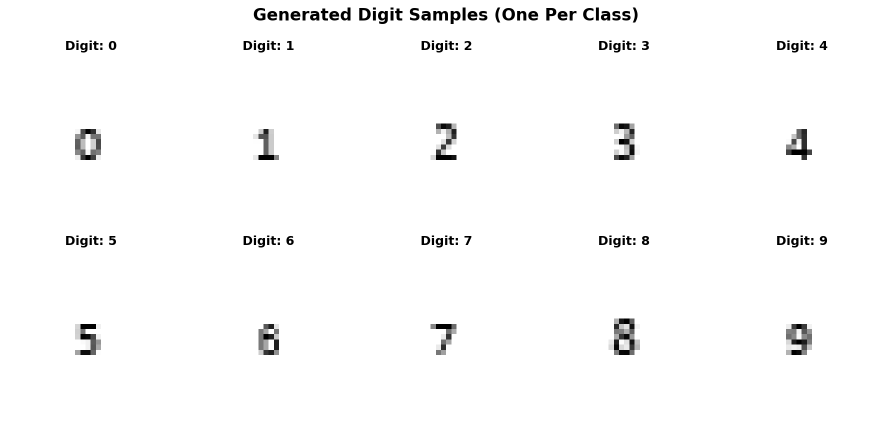
#> input picture experiment/digit_samples.png, 1784 x 850 px (shown at 1/2 size); its folder holds only this picture in this run
$ python -i try_knn_type.py   (imports and definitions only)
#> lines starting #> are read from the running program, lines starting #| are printed output that depends on the picture; after the words box and inside, x2 and y2 are one past the last pixel; in counts of white or black regions, pixels touching at a corner belong together
#!/usr/bin/env python3
"""
generate_features_dataset.py

Генерация синтетических изображений ячеек таблицы и извлечение признаков
для классификации типов содержимого: пустые, слова, числа, один символ.

Признаки:
1. dark_frac — доля чёрных пикселей (плотность содержимого)
2. vert_strokes_count — вертикальные штрихи (цифры имеют больше)
3. horiz_strokes_count — горизонтальные штрихи (таблицы/линии)
4. aspect_ratio — ширина/высота (геометрия содержимого)
5. compactness — заполненность bounding box
6. num_contours — количество контуров (≈ число символов)
7. cc_count — количество связных компонент
8. col_peaks — пики вертикальной проекции (≈ число символов)
9. row_peaks — пики горизонтальной проекции

Requirements:
    pip install numpy opencv-python Pillow pandas matplotlib scipy
"""

import numpy as np
import cv2
from PIL import Image, ImageDraw, ImageFont
import pandas as pd
import matplotlib.pyplot as plt
from scipy.signal import find_peaks
import random
from typing import Tuple, Dict, List
import warnings
# [1 line not run here, left out]

# [41 lines left out: function downsample_then_upsample, not called in this run]


class CellImageGenerator:
    """Генератор синтетических изображений ячеек таблицы."""

    # [168 lines left out: functions __init__, generate_number, generate_word, generate_other, not called in this run]

def calculate_column_intensity(img: np.ndarray, number=1, save_plot=False) -> np.ndarray:
    """
    Calculate average intensity for each column of pixels.
    For text detection, we want high values where there's text content.

    Args:
        img: Grayscale image

    Returns:
        Array of average intensities for each column (normalized 0-1)
    """
    import numpy as np
    import matplotlib.pyplot as plt

    # Convert to float and normalize to 0-1 range
    img_float = img.astype(np.float32) / 255.0

    # convert to 3 np arrays one for top 30% fo rows and one for bottom 30% of rows and one for middle 40% of rows
    h, w = img_float.shape
    top_30 = img_float[:int(h*0.3), :]
    bottom_30=img_float[-int(h*0.3):, :]
    middle_40 = img_float[int(h*0.3):int(h*0.7), :]

    # bottom_30=find_top_character_profile(img_float)


    max_depth = int(h* 0.3)
    fin_character = img_float[0] > 0.5
    for i in range(max_depth):
        row = img_float[i]
        is_finished = row > 0.5


    # Calculate average intensity per column (inverted: dark = high)
    inverted = 1.0 - img_float
    column_intensities = np.mean(inverted, axis=0)
    column_intensities = column_intensities

    # Threshold for visualization
    threshold = 0.1
    content_cols_normal = np.sum(column_intensities < (1.0 - threshold)) # Dark content


    # Compute mean intensity across all columns
    mean_intensity = np.mean(column_intensities) / 2


    # Plot results (only if save_plot is True)
    if save_plot:
        plt.figure(figsize=(12, 8))

        plt.subplot(2, 2, 1)
        plt.imshow(img, cmap='gray')
        plt.title('Original Image')
        plt.axis('off')

        plt.subplot(2, 2, 3)
        plt.plot(column_intensities, label='Column Intensities', color='blue')
        plt.title('Column Intensities (Normal)')
        plt.xlabel('Column')
        plt.ylabel('Average Intensity')

        # Add threshold line
        plt.axhline(y=1.0 - threshold, color='r', linestyle='--', label=f'Threshold {1.0 - threshold}')

        # Add mean line (dark yellow)
        plt.axhline(y=mean_intensity, color='#b58900', linestyle='-', linewidth=2, label=f'Mean = {mean_intensity:.3f}')

        plt.legend()
        plt.tight_layout()

        output_path = f"results/inspec_{number}.png"
        plt.savefig(output_path)
        print(f"Saved visualization to {output_path}")
        plt.close()

    return column_intensities

def aspect_ratio_frequency(img):
    """Частота соотношения сторон."""
    # i need to calcula
    column_intensities = calculate_column_intensity(img)
    threshold = 0.05
    col = np.asarray(column_intensities).astype(float).ravel()
    n = col.size
    if n == 0:
        return None

     # Normalize to [0,1] if values appear to be in a larger scale (e.g., 0..255)
    if col.max() > 1.0:
        col = col / float(col.max())
    states = col > threshold

    # calculate amount of false in states
    false_count = np.sum(states == False)
    true_count = np.sum(states == True)
    # print(f"False count: {false_count}, True count: {true_count}")

    ratio = false_count / img.shape[1]
    run_start = 0
    in_character = False
    peaks = []
    #calculate the lenth horizontally of each peak and divide by the peaks count
    for i in range(len(states)):
        if states[i] == True:
            if not in_character:
                run_start = i
                in_character = True
        else:
            if in_character:
                run_end = i
                run_width = run_end - run_start
                if run_width >= 2:
                    peaks.append((run_end- run_start + 2))
                    # print(f"run_width: {run_width}")

                in_character = False
    amount_of_peaks = len(peaks)
    if amount_of_peaks > 0:
        average_peak_width = sum(peaks) / amount_of_peaks
    else:
        average_peak_width = 0


    # return average_peak_width as between 0 and 1
    average_peak_width = average_peak_width / img.shape[1]
    return ratio, average_peak_width


class FeatureExtractor:
    """Извлечение признаков из изображения ячейки."""

    @staticmethod
    def extract_features(img: np.ndarray) -> Dict[str, float]:
        """
        Извлечь все признаки из изображения.

        Args:
            img: Нормализованное изображение [0, 1]

        Returns:
            Словарь с признаками
        """
        # Конвертация в uint8 для OpenCV
        img_uint8 = (img * 255).astype(np.uint8)

        # Инвертируем для работы (чёрный текст на белом -> белый текст на чёрном)
        img_inv = 255 - img_uint8

        # 1. dark_frac — доля чёрных пикселей
        dark_frac = np.sum(img < 0.5) / img.size

        # 2 & 3. Вертикальные и горизонтальные штрихи
        vert_strokes = FeatureExtractor._count_vertical_strokes(img_uint8)
        horiz_strokes = FeatureExtractor._count_horizontal_strokes(img_uint8)

        # 4. Aspect ratio
        aspect_ratio = FeatureExtractor._calculate_aspect_ratio(img_inv)

        # 5. Compactness
        compactness = FeatureExtractor._calculate_compactness(img_inv)

        # 6. Number of contours
        num_contours = FeatureExtractor._count_contours(img_uint8)

        # 7. Connected components count
        cc_count = FeatureExtractor._count_connected_components(img_inv)

        # 8 & 9. Projection peaks
        col_peaks = FeatureExtractor._count_column_peaks(img_uint8)
        row_peaks = FeatureExtractor._count_row_peaks(img_uint8)

        col_profile = FeatureExtractor._column_profile(img_uint8)
        vertical_intensity_variance = FeatureExtractor._vertical_intensity_variance(img_uint8)
        gap_depth_index = FeatureExtractor._gap_depth_index(img_uint8)
        intensity_fluctuation_ratio = FeatureExtractor._intensity_fluctuation_ratio(img_uint8)
        column_intensity_entropy=FeatureExtractor._column_intensity_entropy(img_uint8)

        # aspect_ratio_frequency(img_uint8)
        frequency_white, average_peak_width = aspect_ratio_frequency(img_uint8)


        return {
            'dark_frac': dark_frac,
            'vert_strokes_count': vert_strokes,
            'horiz_strokes_count': horiz_strokes,
            'aspect_ratio': aspect_ratio,
            'compactness': compactness,
            'num_contours': num_contours,
            'cc_count': cc_count,
            'col_peaks': col_peaks,
            'row_peaks': row_peaks,
            'vertical_intensity_variance': vertical_intensity_variance,
            'gap_depth_index': gap_depth_index,
            "intensity_fluctuation_ratio": intensity_fluctuation_ratio,
            "column_intensity_entropy": column_intensity_entropy,
            "frequency_white": frequency_white,
            "average_peak_width": average_peak_width,


        }

    @staticmethod
    def _count_vertical_strokes(img: np.ndarray) -> int:
        """Подсчёт вертикальных штрихов через морфологию."""
        # Вертикальное ядро
        kernel = cv2.getStructuringElement(cv2.MORPH_RECT, (1, 5))
        vertical = cv2.morphologyEx(img, cv2.MORPH_OPEN, kernel, iterations=1)

        # Бинаризация
        _, binary = cv2.threshold(vertical, 127, 255, cv2.THRESH_BINARY)

        # Подсчёт связных компонент
        num_labels, _ = cv2.connectedComponents(binary)
        return max(0, num_labels - 1)  # -1 для фона

    @staticmethod
    def _count_horizontal_strokes(img: np.ndarray) -> int:
        """Подсчёт горизонтальных штрихов через морфологию."""
        # Горизонтальное ядро
        kernel = cv2.getStructuringElement(cv2.MORPH_RECT, (5, 1))
        horizontal = cv2.morphologyEx(img, cv2.MORPH_OPEN, kernel, iterations=1)

        # Бинаризация
        _, binary = cv2.threshold(horizontal, 127, 255, cv2.THRESH_BINARY)

        # Подсчёт связных компонент
        num_labels, _ = cv2.connectedComponents(binary)
        return max(0, num_labels - 1)

    @staticmethod
    def _calculate_aspect_ratio(img: np.ndarray) -> float:
        """Вычисление соотношения сторон содержимого."""
        # Найти bounding box содержимого
        coords = cv2.findNonZero(img)
        if coords is None or len(coords) < 2:
            return 1.0

        x, y, w, h = cv2.boundingRect(coords)
        if h == 0:
            return 1.0
        # return value between 0 and 1
        aspect_ratio = w / h
        aspect_ratio = aspect_ratio / np.max([w, h])
        return aspect_ratio

    @staticmethod
    def _calculate_compactness(img: np.ndarray) -> float:
        """Компактность: отношение площади содержимого к площади bounding box."""
        coords = cv2.findNonZero(img)
        if coords is None or len(coords) < 2:
            return 0.0

        x, y, w, h = cv2.boundingRect(coords)
        bbox_area = w * h
        if bbox_area == 0:
            return 0.0

        content_area = np.sum(img > 0)
        return content_area / bbox_area

    @staticmethod
    def _count_contours(img: np.ndarray) -> int:
        """Подсчёт контуров."""
        _, binary = cv2.threshold(img, 127, 255, cv2.THRESH_BINARY)
        contours, _ = cv2.findContours(binary, cv2.RETR_EXTERNAL, cv2.CHAIN_APPROX_SIMPLE)
        # Фильтруем мелкие контуры (шум)
        significant_contours = [c for c in contours if cv2.contourArea(c) > 5]
        return len(significant_contours)

    @staticmethod
    def _count_connected_components(img: np.ndarray) -> int:
        """Подсчёт связных компонент."""
        _, binary = cv2.threshold(img, 127, 255, cv2.THRESH_BINARY)
        num_labels, _ = cv2.connectedComponents(binary)
        return max(0, num_labels - 1)  # -1 для фона

    @staticmethod
    def _count_column_peaks(img: np.ndarray) -> int:
        """Подсчёт пиков в вертикальной проекции (столбцы)."""
        # Вертикальная проекция (сумма по столбцам)
        projection = np.sum(img, axis=0)

        if np.max(projection) < 10:  # Слишком мало содержимого
            return 0

        # Нормализация
        if np.max(projection) > 0:
            projection = projection / np.max(projection)

        # Поиск пиков
        peaks, _ = find_peaks(projection, height=0.2, distance=3)
        return len(peaks)

    @staticmethod
    def _count_row_peaks(img: np.ndarray) -> int:
        """Подсчёт пиков в горизонтальной проекции (строки)."""
        # Горизонтальная проекция (сумма по строкам)
        projection = np.sum(img, axis=1)

        if np.max(projection) < 10:
            return 0

        # Нормализация
        if np.max(projection) > 0:
            projection = projection / np.max(projection)

        # Поиск пиков
        peaks, _ = find_peaks(projection, height=0.2, distance=2)
        return len(peaks)

    @staticmethod
    def _column_profile(img: np.ndarray) -> np.ndarray:
        """
        Compute inverted column intensity profile:
         - convert to grayscale float [0,1]
         - invert so that ink/dark -> larger values (1.0 = darkest)
         - return 1D array of length = image width
        """
        gray = img
        # column mean (white ~1.0) -> invert to make ink high
        col_mean = gray.mean(axis=0)
        col_profile = 1.0 - col_mean
        # small numerical stabilizer
        return col_profile.astype(np.float32)

    @staticmethod
    def _vertical_intensity_variance(img: np.ndarray) -> float:
        """
        Vertical intensity variance:
        variance of the column profile (higher -> more variability between columns).
        Возвращает float (ненормализованное значение дисперсии, >=0).
        """
        col = FeatureExtractor._column_profile(img)
        if col.size == 0:
            return 0.0
        return float(np.var(col))

    @staticmethod
    def _gap_depth_index(img: np.ndarray) -> float:
        """
        Gap Depth Index:
        Средняя глубина провалов (valleys) между соседними пиками столбцовой проекции,
        нормализованная по полному динамическому диапазону профиля.
        Алгоритм:
          - находим локальные пики и локальные минимумы (сравнение с соседями)
          - для каждой впадины между двумя ближайшими пиками считаем depth = min(peak_left, peak_right) - valley
          - возвращаем среднюю depth, нормализованную на (max-min) диапазон
        Если пиков/впадин мало, используется fallback = (global_max - global_min)
        Возвращаем 0..1 (0 = нет провалов, 1 = максимально глубокие провалы).
        """
        col = FeatureExtractor._column_profile(img)
        n = col.size
        if n < 3:
            return 0.0

        # normalize to 0..1 for robust numeric behavior
        minv = float(col.min())
        maxv = float(col.max())
        rng = maxv - minv
        if rng <= 1e-8:
            return 0.0
        norm = (col - minv) / rng

        # local maxima/minima detection (strict)
        left = norm[:-2]
        center = norm[1:-1]
        right = norm[2:]
        maxima_idx = np.where((center > left) & (center >= right))[0] + 1
        minima_idx = np.where((center < left) & (center <= right))[0] + 1

        # If there are not at least two peaks, fallback to global contrast
        if maxima_idx.size < 2 or minima_idx.size == 0:
            # fallback: normalized global peak-to-valley
            return float(1.0 if rng > 0 else 0.0) * float((maxv - minv) / (maxv + 1e-9))

        # For each valley, find nearest peaks to left and right (if exist) and compute depth
        depths = []
        for valley in minima_idx:
            left_peaks = maxima_idx[maxima_idx < valley]
            right_peaks = maxima_idx[maxima_idx > valley]
            if left_peaks.size == 0 or right_peaks.size == 0:
                continue
            left_peak = left_peaks[-1]
            right_peak = right_peaks[0]
            peak_height = min(norm[left_peak], norm[right_peak])
            valley_val = norm[valley]
            depth = peak_height - valley_val
            if depth > 0:
                depths.append(depth)

        if len(depths) == 0:
            # fallback to difference between neighbor peaks and global min
            return float((norm.max() - norm.min()))

        # average and clamp to [0,1]
        avg_depth = float(np.mean(depths))
        return float(np.clip(avg_depth, 0.0, 1.0))

    @staticmethod
    def _intensity_fluctuation_ratio(img: np.ndarray) -> float:
        """
        Intensity fluctuation ratio:
        Средняя абсолютная разница между смежными столбцами, нормализованная на среднюю интенсивность.
        Формула: mean(|diffs|) / (mean(col_profile) + eps)
        Чем выше — тем более "рваный" профиль (частые резкие перепады).
        Возвращает неотрицательное float.
        """
        col = FeatureExtractor._column_profile(img)
        if col.size < 2:
            return 0.0
        diffs = np.abs(np.diff(col))
        mean_abs_diff = float(diffs.mean())
        mean_col = float(np.abs(col).mean())
        eps = 1e-9
        ratio = mean_abs_diff / (mean_col + eps)
        return float(ratio)

    @staticmethod
    def _column_intensity_entropy(img: np.ndarray, bins: int = 32) -> float:
        """
        Column intensity entropy:
        Энтропия распределения значений столцового профиля.
        Рассчитывается как Shannon entropy на гистограмме column_profile (bins bins).
        Нормализуется делением на log2(bins) для значений в диапазоне [0,1].
        """
        col = FeatureExtractor._column_profile(img)
        if col.size == 0:
            return 0.0
        # histogram on [0,1]
        counts, _ = np.histogram(col, bins=bins, range=(0.0, 1.0))
        total = counts.sum()
        if total == 0:
            return 0.0
        p = counts.astype(np.float64) / float(total)
        p_nonzero = p[p > 0.0]
        entropy = -float(np.sum(p_nonzero * np.log2(p_nonzero)))
        # normalize to [0,1] by dividing by log2(bins)
        max_ent = np.log2(bins)
        if max_ent <= 0:
            return 0.0
        return float(entropy / max_ent)


# [352 lines left out: functions generate_dataset, visualize_samples, visualize_feature_distributions, visualize_feature_pairs, print_feature_statistics, explain_features and 1 more, not called in this run]


# [2 lines not run here, left out]

>>> import cv2
>>> picture = cv2.imread('../experiment/digit_samples.png', cv2.IMREAD_GRAYSCALE)
#> picture is the input picture: shape (850, 1784); min 0, max 255, mean 250
>>> result = FeatureExtractor().extract_features(picture)
#> in extract_features, `img_uint8 = (img * 255).astype(np.uint8)`:
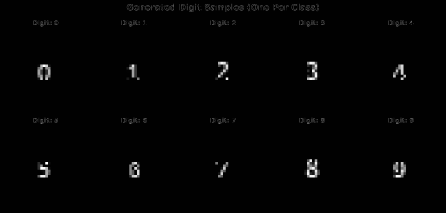
#> img_uint8: shape (850, 1784) (shown at 1/4 size); min 0, max 255, mean 3.5
#> in extract_features, `img_inv = 255 - img_uint8`:
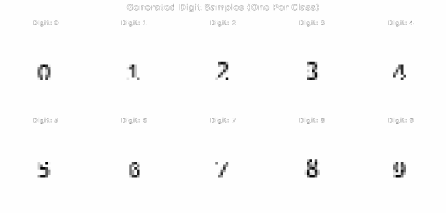
#> img_inv: shape (850, 1784) (shown at 1/4 size); min 0, max 255, mean 251.5
#> in extract_features, `dark_frac = np.sum(img < 0.5) / img.size`: dark_frac = 0.00976
#> in _count_vertical_strokes, `_, binary = cv2.threshold(vertical, 127, 255, cv2.THRESH_BINARY)`:
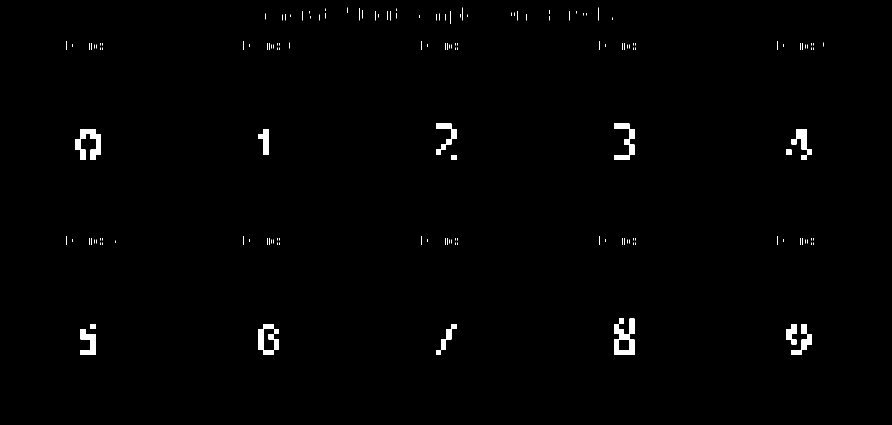
#> binary: shape (850, 1784) (shown at 1/2 size); 0.86% white; 156 white regions (138 under 20 px), largest, box (x1, y1, x2, y2) and area: (1228, 637, 1269, 710) 1781, (150, 258, 202, 320) 1612, (517, 648, 558, 710) 1271
#> in _count_vertical_strokes, `num_labels, _ = cv2.connectedComponents(binary)`: num_labels = 157
#> in extract_features, `vert_strokes = FeatureExtractor._count_vertical_strokes(img_uint8)`: vert_strokes = 156
#> in _count_horizontal_strokes, `_, binary = cv2.threshold(horizontal, 127, 255, cv2.THRESH_BINARY)`:
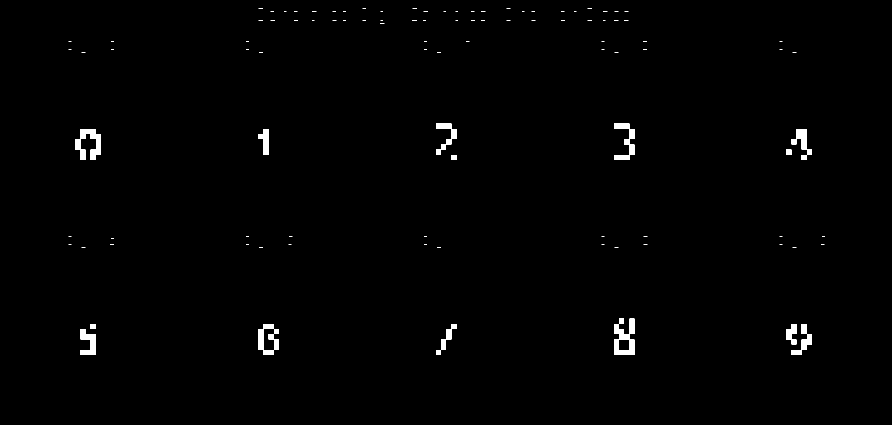
#> binary: shape (850, 1784) (shown at 1/2 size); 0.81% white; 102 white regions (88 under 20 px), largest, box (x1, y1, x2, y2) and area: (1228, 637, 1269, 710) 1781, (150, 258, 202, 320) 1612, (517, 648, 558, 710) 1271
#> in _count_horizontal_strokes, `num_labels, _ = cv2.connectedComponents(binary)`: num_labels = 103
#> in extract_features, `horiz_strokes = FeatureExtractor._count_horizontal_strokes(img_uint8)`: horiz_strokes = 102
#> in _calculate_aspect_ratio, `coords = cv2.findNonZero(img)`: coords = contour of 1515912 points, box (x1, y1, x2, y2) (0, 0, 1784, 850), area 0
#> in _calculate_aspect_ratio, `x, y, w, h = cv2.boundingRect(coords)`: x = 0; w = 1784; h = 850
#> in _calculate_aspect_ratio, `aspect_ratio = w / h`: aspect_ratio = 2.1
#> in _calculate_aspect_ratio, `aspect_ratio = aspect_ratio / np.max([w, h])`: aspect_ratio = 0.00118
#> in _calculate_compactness, `x, y, w, h = cv2.boundingRect(coords)`: x = 0; w = 1784; h = 850
#> in _calculate_compactness, `bbox_area = w * h`: bbox_area = 1516400
#> in _calculate_compactness, `content_area = np.sum(img > 0)`: content_area = 1515912
#> in extract_features, `compactness = FeatureExtractor._calculate_compactness(img_inv)`: compactness = 1
#> in _count_contours, `_, binary = cv2.threshold(img, 127, 255, cv2.THRESH_BINARY)`:
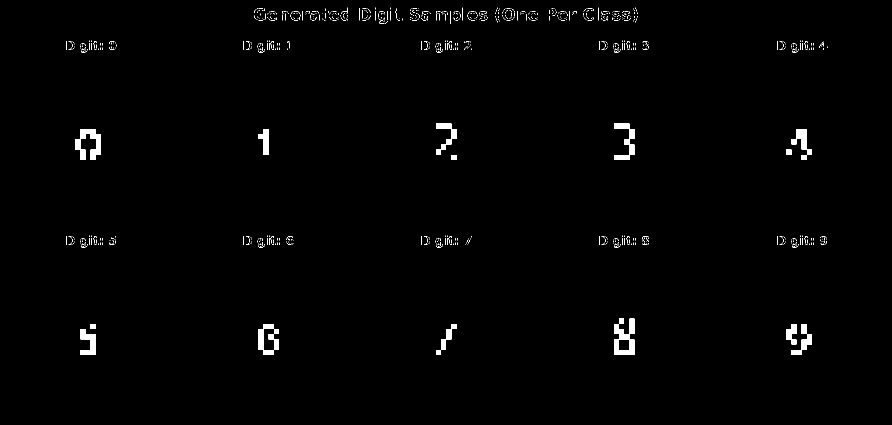
#> binary: shape (850, 1784) (shown at 1/2 size); 1% white; 935 white regions (915 under 20 px)
#> in _count_contours, `contours, _ = cv2.findContours(binary, cv2.RETR_EXTERNAL, cv2.CHAIN_AP..`: contours = 935 contours, 921 with area under 20; largest, box (x1, y1, x2, y2) and area: (1228, 637, 1269, 710) 2052, (517, 648, 558, 710) 1923, (150, 258, 202, 320) 1431, (1228, 247, 1269, 320) 1021, (161, 658, 192, 710) 882
#> in _count_contours, `significant_contours = [c for c in contours if cv2.contourArea(c) > 5]`: significant_contours = 14 contours; largest, box (x1, y1, x2, y2) and area: (1228, 637, 1269, 710) 2052, (517, 648, 558, 710) 1923, (150, 258, 202, 320) 1431, (1228, 247, 1269, 320) 1021, (161, 658, 192, 710) 882
#> in extract_features, `num_contours = FeatureExtractor._count_contours(img_uint8)`: num_contours = 14
#> in _count_connected_components, `_, binary = cv2.threshold(img, 127, 255, cv2.THRESH_BINARY)`:
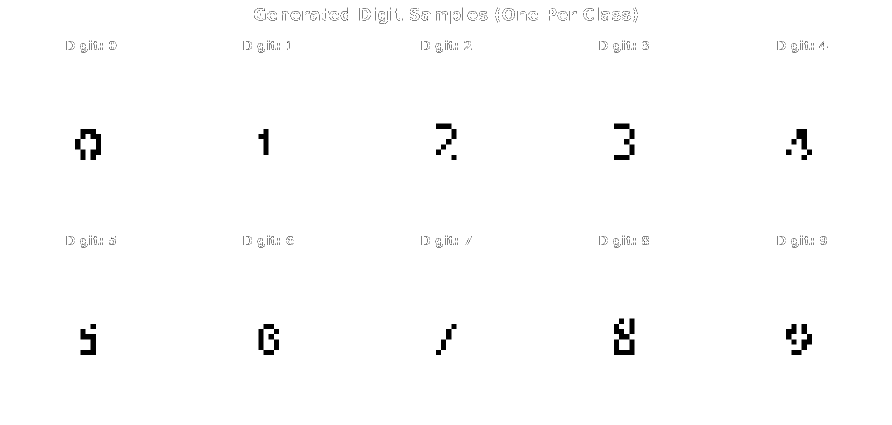
#> binary: shape (850, 1784) (shown at 1/2 size); 99% white; 935 black regions (915 under 20 px), largest, box (x1, y1, x2, y2) and area: (1228, 637, 1269, 710) 1781, (150, 258, 202, 320) 1612, (517, 648, 558, 710) 1271
#> in _count_connected_components, `num_labels, _ = cv2.connectedComponents(binary)`: num_labels = 2
#> in extract_features, `cc_count = FeatureExtractor._count_connected_components(img_inv)`: cc_count = 1
#> (the rest of the program and of its run is left out)
